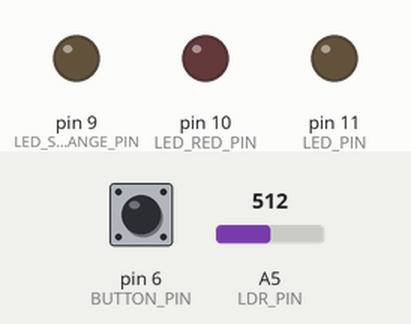
A sketch run on a simulated Arduino Uno, built with avr-gcc and run on an emulated ATmega328P. Shown: output pins drawn as LEDs (lit = HIGH). Dashed ring = blinking. The inputs (shaded band) are chosen by the test bench; at power-on: pin 6 (BUTTON_PIN) LOW, A5 (LDR_PIN) = 512.

Above: at 1.2 s.
1.3 s: pin 6 (BUTTON_PIN) pulled HIGH for 0.15 s
At 1.7 s:
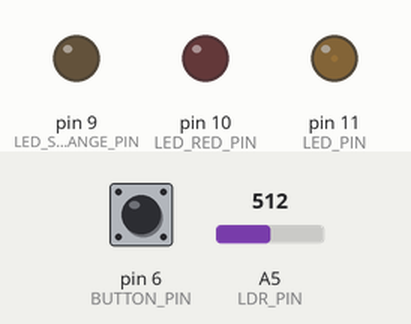
4.4 s: pin 6 (BUTTON_PIN) pulled HIGH for 1 s
At 5.7 s:
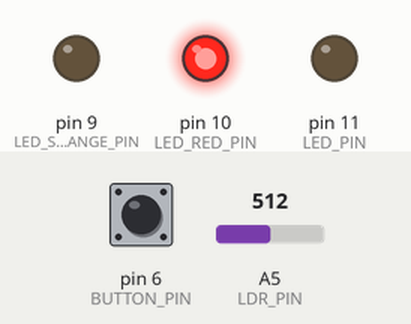
6.9 s: pin 6 (BUTTON_PIN) pulled HIGH for 0.15 s
At 8.4 s:
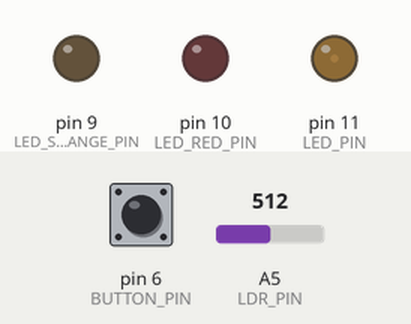
9.9 s: pin 6 (BUTTON_PIN) pulled HIGH for 3.2 s
At 14.4 s:
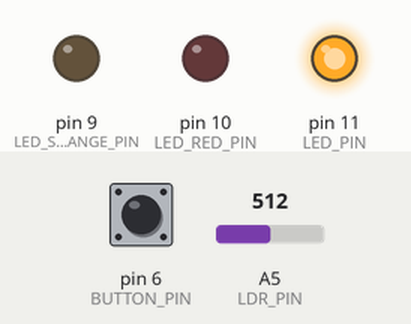
14.6 s: pin 6 (BUTTON_PIN) pulled HIGH for 0.15 s
At 15.38 s:
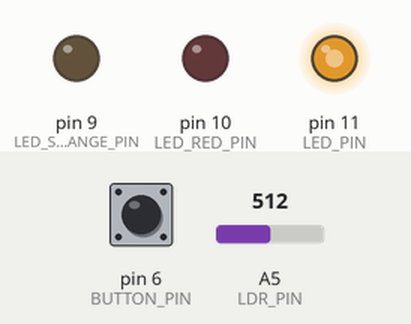
17.6 s: pin 6 (BUTTON_PIN) pulsed HIGH 5 times (0.12 s each, 0.3 s apart)
At 17.99 s:
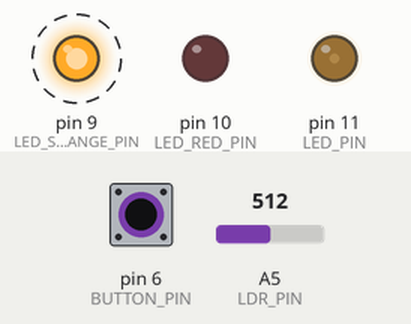
Timing chart, 0 to 21.4 s (numbered marks = the images above; inputs shaded):
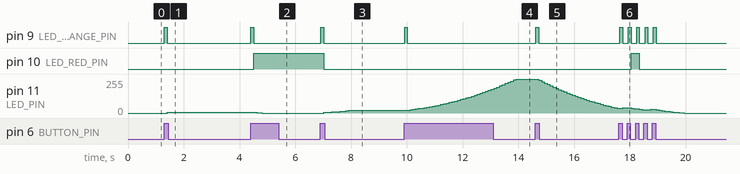

Measured:
- after the input at 1.3 s, pin 9 (LED_STATE_CHANGE_PIN): LOW → HIGH at once, → LOW 0.10 s later; pin 11 (LED_PIN): 0/255 → 5/255 after 0.10 s, → 6/255 1.0 s later, → 7/255 1.0 s later
- after the input at 4.4 s, pin 9 (LED_STATE_CHANGE_PIN): LOW → HIGH at once, → LOW 0.10 s later; pin 10 (LED_RED_PIN): LOW → HIGH after 0.11 s
- after the input at 6.9 s, pin 9 (LED_STATE_CHANGE_PIN): LOW → HIGH at once, → LOW 0.10 s later; pin 10 (LED_RED_PIN): HIGH → LOW after 0.11 s; pin 11 (LED_PIN): moves from 0/255 to 20/255 over 1.0 s, starting after 0.11 s
- after the input at 9.9 s, pin 9 (LED_STATE_CHANGE_PIN): LOW → HIGH at once, → LOW 0.10 s later; pin 11 (LED_PIN): moves from 20/255 to 255/255 over 3.9 s, starting after 0.12 s
- after the input at 14.6 s, pin 9 (LED_STATE_CHANGE_PIN): LOW → HIGH at once, → LOW 0.10 s later; pin 11 (LED_PIN): moves from 255/255 to 36/255 over 2.8 s, starting after 0.13 s
- after the input at 17.6 s, pin 9 (LED_STATE_CHANGE_PIN): alternates HIGH for 0.10 s and LOW for 0.20 s, 10 changes in all, then stays LOW, starting at once; pin 10 (LED_RED_PIN): LOW → HIGH after 0.44 s, → LOW 0.30 s later

The sketch:

stateMachine.ino
```cpp
// PINS
#define LDR_PIN A5 // A0, pin where we connected the LDR and the resistor
#define LED_PIN 11 // 11
#define BUTTON_PIN 6 // 5
#define LED_STATE_CHANGE_PIN 9 // 9 digital yellow light to indicate when button is pressed
#define LED_RED_PIN 10 // 10

// STATES
#define OFF 0
#define AUTO 1
#define RED 2
#define DIM 3
#define FULL 4
// VALUES
#define LDR_thresh 1000
#define DIM_VAL 20
#define FULL_VAL 255

// Defintion of states (4 states)
  // off, auto, red, dim, full, off

// Button Vars
int buttonState = 0;
bool pressed = false;

int state = OFF;
int brightness = OFF;

int LDRValue;
int delta;

bool ramping = false;

// Control rate of auto state
uint32_t start_auto;
uint32_t end_auto;
uint32_t autoRate = 1000;

void setup() {
  // put your setup code here, to run once:
  Serial.begin(9600); // sets serial port for communication
  pinMode(LDR_PIN, INPUT);
  pinMode(LED_PIN, OUTPUT);
  pinMode(LED_RED_PIN, OUTPUT);
  pinMode(LED_STATE_CHANGE_PIN, OUTPUT);
  pinMode(BUTTON_PIN, INPUT);
  start_auto = millis();
  end_auto = millis();
}

void loop() {
  // uint32_t ts1 = millis(); // Timing code

  // Collect all sensor information
  LDRValue = analogRead(LDR_PIN); // read the value from the LDR
  buttonState = digitalRead(BUTTON_PIN);
  // debug();

  // Changes state if necessary
  if (buttonRead()){
      cycle();
      delay(100);
  }
  analogWrite(LED_STATE_CHANGE_PIN, OFF);
  end_auto = millis();
  // Actions based on state
  if (state == OFF)
    ramp(OFF);
  else if (state == AUTO){
    if (end_auto - start_auto > autoRate)
      ramp(autoLogReverse(LDRValue)); // end and start used to control rate of change
  }
  else if (state == RED){
    ramp(OFF);
    analogWrite(LED_RED_PIN, FULL_VAL);
  }
  else if (state == DIM){
    analogWrite(LED_RED_PIN, OFF);
    ramp(DIM_VAL);
  }
  else if (state == FULL)
    ramp(FULL_VAL);
  else{
    Serial.print("State number not valid: ");
    Serial.println(state);
    }

  analogWrite(LED_PIN, brightness);
  delay(100);

// Timing code
//  uint32_t ts2 = millis();
//  Serial.print("Loop time elapsed in ms: ");
//  Serial.println(ts2-ts1);
}

bool buttonRead(){
  if (buttonState == HIGH and not pressed) {
    // Serial.println("BUTTON PRESSED\n");
    pressed = true;
    return true;
  }
  else if (buttonState == LOW and pressed) {
    pressed = false;
  }
  return false;
}

void cycle() {
  analogWrite(LED_STATE_CHANGE_PIN, FULL_VAL);
  if (state == FULL)
    state = OFF;
  else{
    state++;
  }
}

void ramp(int target){
  if(brightness != target)
    ramping = true;
  if (ramping){
      if(target > brightness)
        rampUp(target);
      else
        rampDown(target);
    }
  }

 void rampUp(int target){
  int original_brightness = brightness;
  float delta = 0.02;
  // Calculate current percentage of perceived brightness based on current val of brightness
  float perceived_percent = sqrt((float)brightness / FULL_VAL); // gives a percentage

  // Increase the percent perceived brightness by delta
  float perceived_goal_percent = perceived_percent + delta;

  // Calculate the measured brightness needed to get the perceived goal percent
  float measured_brightness = sq(perceived_goal_percent);
  if(measured_brightness >= ((float)target/FULL_VAL)){
      brightness = target;
      ramping = false; // bool for ramping to stop

   }else{
      brightness = FULL_VAL * measured_brightness; // Note: First product should not round down to 0, or infinite loop
      if(brightness == original_brightness){ // Otherwise, potential for infinite loop
          brightness+=5;
          if (brightness > target){
            brightness = target;
            ramping = false;
           }
        }
    }
}

void rampDown(int target){
  int original_brightness = brightness;
  float delta = 0.02;
  // Calculate current percentage of perceived brightness based on current val of brightness
  float perceived_percent = sqrt((float)brightness / FULL_VAL); // gives a percentage

  // Decrease the percent perceived brightness by delta
  float perceived_goal_percent = perceived_percent - delta;

  if (perceived_goal_percent < 0){
    brightness = target;
    ramping = false;
    return;
    }

  // Calculate the measured brightness needed to get the perceived goal percent
  float measured_brightness = sq(perceived_goal_percent); // Problem: negative perceived may become positive
  if(measured_brightness <= ((float)target/FULL_VAL)){
      brightness = target;
      ramping = false; // bool for ramping to stop

   }else{
      // Serial.print("Measured brightness percent: ");
      // Serial.println(measured_brightness);
      brightness = FULL_VAL * measured_brightness;
      if(brightness == original_brightness){ // Otherwise, potential for infinite loop
          brightness-=5;
          if (brightness < target){
            brightness = target;
            ramping = false;
            }
        }
    }
}

// Function for Auto state
// "Exponential" mapping between LDR value (ambient light) and output brightness
byte autoLogReverse(int LDRValue) {
  start_auto = millis();
  float MIN_LDR = 10;
  float MAX_LDR = 1000;

  float MIN_BRIGHTNESS = 10;
  float MAX_BRIGHTNESS = 200;

  if (LDRValue > MAX_LDR)
    return OFF;
  else if (LDRValue < MIN_LDR){
    return MIN_BRIGHTNESS;
    }
  else {
     // LDR to sinh mapping
     double sinh_val = sinhMap(LDRValue);
     // sinh to linear brightness mapping
     double MIN_IN = sinhMap(MIN_LDR);
     double MAX_IN = sinhMap(MAX_LDR);
     double slope = 1.0 * (MAX_BRIGHTNESS - MIN_BRIGHTNESS) / (MAX_IN - MIN_IN);
     return (byte) MIN_BRIGHTNESS + round(slope * (sinh_val - MIN_IN));
    }
}

// sinh function for autoLogReverse function
double sinhMap(double y){
    return log10((y + sqrt(pow(y, 2) + 4))/2);
  }

void debug(){
//  Serial.print("State: ");
//  Serial.println(state);
  Serial.print("LDR Value: ");
  Serial.println(LDRValue);
  Serial.print("Brightness: ");
  Serial.println(brightness);

}
```
